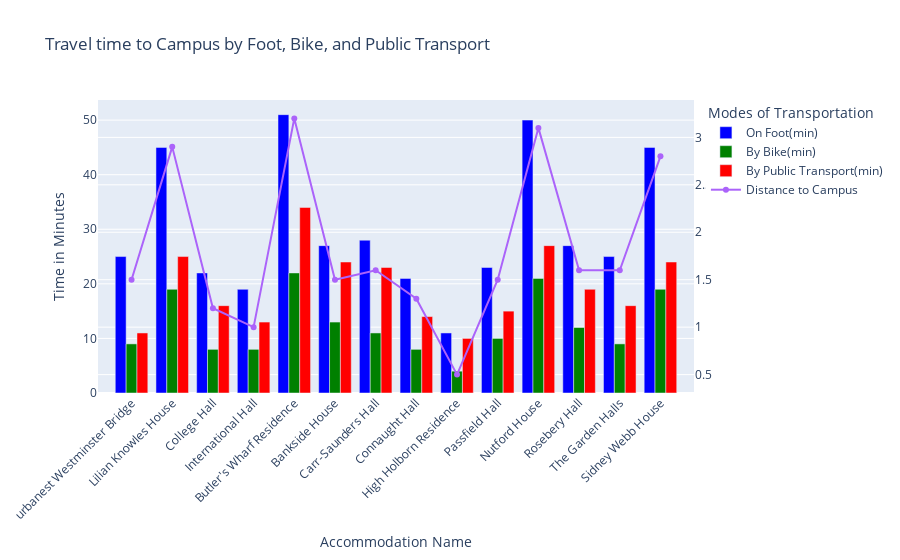

Write notebook code for a chart like this one.
### Markdown cell above
It is natrual to find that travel time by different modes of transportation is highly correlated with distance to campus. The change trend of travel time between different halls and campus is basically consistent with the waveform of distance to campus.

### Code cell
import matplotlib.pyplot as plt
import plotly.graph_objects as go
import plotly.express as px

distance_data = df1[['Name', 'Distance to Campus(km)']].set_index('Name')

custom_colors = ['blue', 'green', 'red'] 

fig = px.bar(
    df1, 
    x='Name', 
    y=['On Foot(min)', 'By Bike(min)', 'By Public Transport(min)'],
    title='Travel time to Campus by Foot, Bike, and Public Transport',
    labels={'value': 'Time in Minutes', 'variable': 'Mode of Transport', 'Name': 'Halls'},
    barmode='group',
    color_discrete_sequence=custom_colors
)

fig.update_layout(
    xaxis_title='Accommodation Name',
    yaxis_title='Time in Minutes',
    legend_title='Modes of Transportation',
    xaxis_tickangle=-45
)

fig.add_trace(
    go.Scatter(
        x=distance_data.index,
        y=distance_data['Distance to Campus(km)'],
        mode='lines+markers',
        name='Distance to Campus',
        yaxis='y2'  
    )
)

fig.update_layout(
    yaxis2=dict(
        overlaying='y',
        side='right'
    )
)

fig.show()

### Figure 1 — Plotly figure (JSON) as saved in the notebook; plotly's stock layout.template omitted (floating-point values rounded to 4 significant figures)
{"data": [{"alignmentgroup": "True", "hovertemplate": "Mode of Transport=On Foot(min)<br>Halls=%{x}<br>Time in Minutes=%{y}<extra></extra>", "legendgroup": "On Foot(min)", "marker": {"color": "blue", "pattern": {"shape": ""}}, "name": "On Foot(min)", "offsetgroup": "On Foot(min)", "orientation": "v", "showlegend": true, "textposition": "auto", "type": "bar", "x": ["urbanest Westminster Bridge", "Lilian Knowles House", "College Hall", "International Hall", "Butler's Wharf Residence", "Bankside House", "Carr-Saunders Hall", "Connaught Hall", "High Holborn Residence", "Passfield Hall", "Nutford House", "Rosebery Hall", "The Garden Halls", "Sidney Webb House"], "xaxis": "x", "y": [25, 45, 22, 19, 51, 27, 28, 21, 11, 23, 50, 27, 25, 45], "yaxis": "y"}, {"alignmentgroup": "True", "hovertemplate": "Mode of Transport=By Bike(min)<br>Halls=%{x}<br>Time in Minutes=%{y}<extra></extra>", "legendgroup": "By Bike(min)", "marker": {"color": "green", "pattern": {"shape": ""}}, "name": "By Bike(min)", "offsetgroup": "By Bike(min)", "orientation": "v", "showlegend": true, "textposition": "auto", "type": "bar", "x": ["urbanest Westminster Bridge", "Lilian Knowles House", "College Hall", "International Hall", "Butler's Wharf Residence", "Bankside House", "Carr-Saunders Hall", "Connaught Hall", "High Holborn Residence", "Passfield Hall", "Nutford House", "Rosebery Hall", "The Garden Halls", "Sidney Webb House"], "xaxis": "x", "y": [9, 19, 8, 8, 22, 13, 11, 8, 4, 10, 21, 12, 9, 19], "yaxis": "y"}, {"alignmentgroup": "True", "hovertemplate": "Mode of Transport=By Public Transport(min)<br>Halls=%{x}<br>Time in Minutes=%{y}<extra></extra>", "legendgroup": "By Public Transport(min)", "marker": {"color": "red", "pattern": {"shape": ""}}, "name": "By Public Transport(min)", "offsetgroup": "By Public Transport(min)", "orientation": "v", "showlegend": true, "textposition": "auto", "type": "bar", "x": ["urbanest Westminster Bridge", "Lilian Knowles House", "College Hall", "International Hall", "Butler's Wharf Residence", "Bankside House", "Carr-Saunders Hall", "Connaught Hall", "High Holborn Residence", "Passfield Hall", "Nutford House", "Rosebery Hall", "The Garden Halls", "Sidney Webb House"], "xaxis": "x", "y": [11, 25, 16, 13, 34, 24, 23, 14, 10, 15, 27, 19, 16, 24], "yaxis": "y"}, {"mode": "lines+markers", "name": "Distance to Campus", "type": "scatter", "x": ["urbanest Westminster Bridge", "Lilian Knowles House", "College Hall", "International Hall", "Butler's Wharf Residence", "Bankside House", "Carr-Saunders Hall", "Connaught Hall", "High Holborn Residence", "Passfield Hall", "Nutford House", "Rosebery Hall", "The Garden Halls", "Sidney Webb House"], "y": [1.5, 2.9, 1.2, 1, 3.2, 1.5, 1.6, 1.3, 0.5, 1.5, 3.1, 1.6, 1.6, 2.8], "yaxis": "y2"}], "layout": {"barmode": "group", "legend": {"title": {"text": "Modes of Transportation"}, "tracegroupgap": 0}, "title": {"text": "Travel time to Campus by Foot, Bike, and Public Transport"}, "xaxis": {"anchor": "y", "domain": [0, 1], "tickangle": -45, "title": {"text": "Accommodation Name"}}, "yaxis": {"anchor": "x", "domain": [0, 1], "title": {"text": "Time in Minutes"}}, "yaxis2": {"overlaying": "y", "side": "right"}}}
